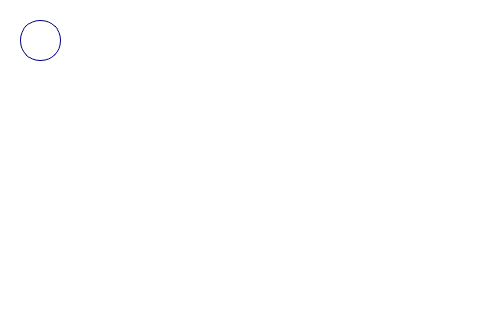
<?xml version="1.0" encoding="UTF-8"?>
<ui version="4.0">
 <class>MainWindow</class>
 <widget class="QMainWindow" name="MainWindow">
  <property name="geometry">
   <rect>
    <x>0</x>
    <y>0</y>
    <width>480</width>
    <height>320</height>
   </rect>
  </property>
  <property name="windowTitle">
   <string>MainWindow</string>
  </property>
  <property name="styleSheet">
   <string notr="true">background-color: white;
font-family: Poppins;
font-size:18px;
font-weight: 500;</string>
  </property>
  <widget class="QWidget" name="centralwidget">
   <property name="styleSheet">
    <string notr="true">QPushButton {
	height: 40px;
	border-radius: 20px;
	border: 1px solid #00007f;
	background-color: white;
	color: #00007f;
}

QLabel {
	color: #00007f;
}
</string>
   </property>
   <widget class="QPushButton" name="backBtn">
    <property name="geometry">
     <rect>
      <x>20</x>
      <y>20</y>
      <width>41</width>
      <height>41</height>
     </rect>
    </property>
    <property name="styleSheet">
     <string notr="true"/>
    </property>
    <property name="text">
     <string/>
    </property>
   </widget>
   <widget class="QWidget" name="graphWidget" native="true">
    <property name="geometry">
     <rect>
      <x>9</x>
      <y>69</y>
      <width>461</width>
      <height>241</height>
     </rect>
    </property>
   </widget>
  </widget>
 </widget>
 <resources/>
 <connections/>
</ui>
